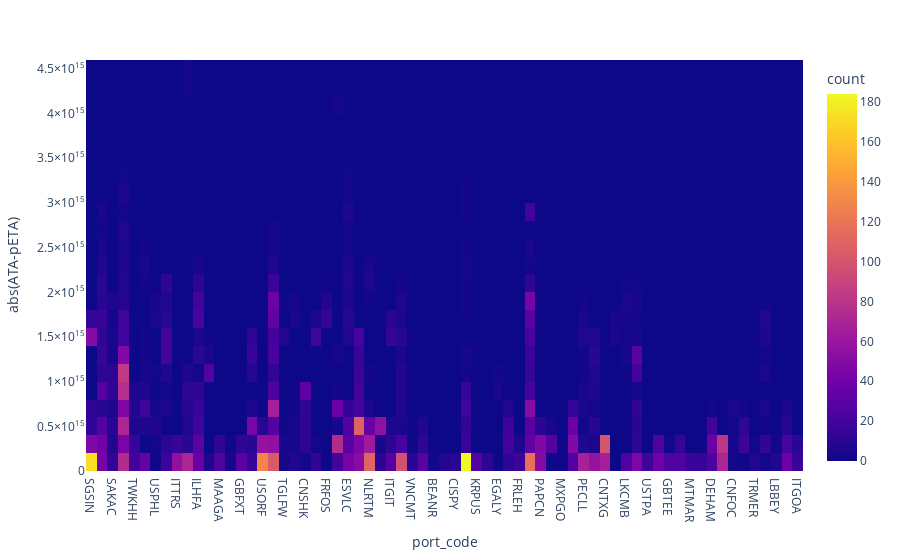

Write notebook code for a chart like this one.
### Code cell
fig = px.density_heatmap(df, x="port_code", y="abs(ATA-pETA)")
fig.show()

### Figure 1 — Plotly figure (JSON) as saved in the notebook; plotly's stock layout.template omitted (floating-point values rounded to 4 significant figures; data arrays with more than 128 entries replaced by an {"elided": "..."} marker saying what was removed)
{"data": [{"coloraxis": "coloraxis", "hovertemplate": "port_code=%{x}<br>abs(ATA-pETA)=%{y}<br>count=%{z}<extra></extra>", "name": "", "type": "histogram2d", "x": {"elided": "6347 str values"}, "xaxis": "x", "xbingroup": "x", "y": {"elided": "6347 int values"}, "yaxis": "y", "ybingroup": "y"}], "layout": {"coloraxis": {"colorbar": {"title": {"text": "count"}}, "colorscale": [[0, "#0d0887"], [0.1111, "#46039f"], [0.2222, "#7201a8"], [0.3333, "#9c179e"], [0.4444, "#bd3786"], [0.5556, "#d8576b"], [0.6667, "#ed7953"], [0.7778, "#fb9f3a"], [0.8889, "#fdca26"], [1, "#f0f921"]]}, "legend": {"tracegroupgap": 0}, "margin": {"t": 60}, "xaxis": {"anchor": "y", "domain": [0, 1], "title": {"text": "port_code"}}, "yaxis": {"anchor": "x", "domain": [0, 1], "title": {"text": "abs(ATA-pETA)"}}}}
